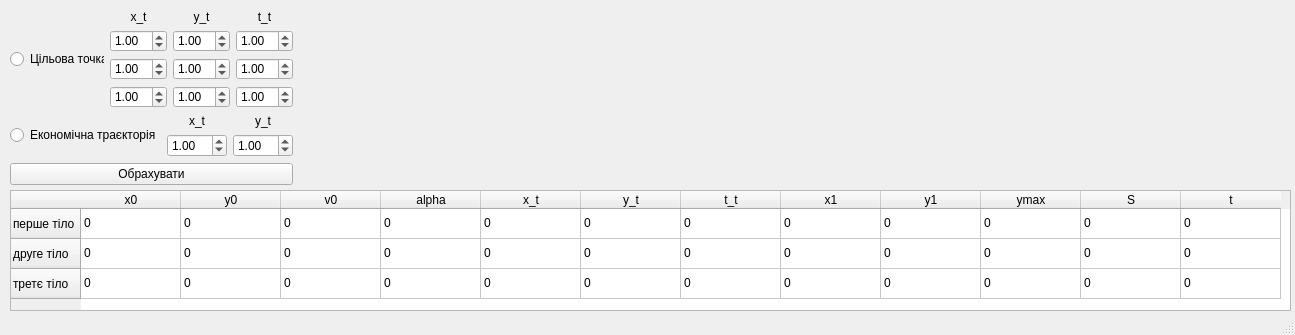
<?xml version="1.0" encoding="UTF-8"?>
<ui version="4.0">
 <class>MainWindow</class>
 <widget class="QMainWindow" name="MainWindow">
  <property name="geometry">
   <rect>
    <x>0</x>
    <y>0</y>
    <width>1295</width>
    <height>335</height>
   </rect>
  </property>
  <property name="windowTitle">
   <string>MainWindow</string>
  </property>
  <widget class="QWidget" name="centralwidget">
   <widget class="QTableWidget" name="tableWidget">
    <property name="geometry">
     <rect>
      <x>10</x>
      <y>190</y>
      <width>1281</width>
      <height>121</height>
     </rect>
    </property>
    <row>
     <property name="text">
      <string>перше тіло</string>
     </property>
    </row>
    <row>
     <property name="text">
      <string>друге тіло</string>
     </property>
    </row>
    <row>
     <property name="text">
      <string>третє тіло</string>
     </property>
    </row>
    <column>
     <property name="text">
      <string>x0</string>
     </property>
    </column>
    <column>
     <property name="text">
      <string>y0</string>
     </property>
    </column>
    <column>
     <property name="text">
      <string>v0</string>
     </property>
    </column>
    <column>
     <property name="text">
      <string>alpha</string>
     </property>
    </column>
    <column>
     <property name="text">
      <string>x_t</string>
     </property>
    </column>
    <column>
     <property name="text">
      <string>y_t</string>
     </property>
    </column>
    <column>
     <property name="text">
      <string>t_t</string>
     </property>
    </column>
    <column>
     <property name="text">
      <string>x1</string>
     </property>
    </column>
    <column>
     <property name="text">
      <string>y1</string>
     </property>
    </column>
    <column>
     <property name="text">
      <string>ymax</string>
     </property>
    </column>
    <column>
     <property name="text">
      <string>S</string>
     </property>
    </column>
    <column>
     <property name="text">
      <string>t</string>
     </property>
    </column>
    <item row="0" column="0">
     <property name="text">
      <string>0</string>
     </property>
    </item>
    <item row="0" column="1">
     <property name="text">
      <string>0</string>
     </property>
    </item>
    <item row="0" column="2">
     <property name="text">
      <string>0</string>
     </property>
    </item>
    <item row="0" column="3">
     <property name="text">
      <string>0</string>
     </property>
    </item>
    <item row="0" column="4">
     <property name="text">
      <string>0</string>
     </property>
    </item>
    <item row="0" column="5">
     <property name="text">
      <string>0</string>
     </property>
    </item>
    <item row="0" column="6">
     <property name="text">
      <string>0</string>
     </property>
    </item>
    <item row="0" column="7">
     <property name="text">
      <string>0</string>
     </property>
    </item>
    <item row="0" column="8">
     <property name="text">
      <string>0</string>
     </property>
    </item>
    <item row="0" column="9">
     <property name="text">
      <string>0</string>
     </property>
    </item>
    <item row="0" column="10">
     <property name="text">
      <string>0</string>
     </property>
    </item>
    <item row="0" column="11">
     <property name="text">
      <string>0</string>
     </property>
    </item>
    <item row="1" column="0">
     <property name="text">
      <string>0</string>
     </property>
    </item>
    <item row="1" column="1">
     <property name="text">
      <string>0</string>
     </property>
    </item>
    <item row="1" column="2">
     <property name="text">
      <string>0</string>
     </property>
    </item>
    <item row="1" column="3">
     <property name="text">
      <string>0</string>
     </property>
    </item>
    <item row="1" column="4">
     <property name="text">
      <string>0</string>
     </property>
    </item>
    <item row="1" column="5">
     <property name="text">
      <string>0</string>
     </property>
    </item>
    <item row="1" column="6">
     <property name="text">
      <string>0</string>
     </property>
    </item>
    <item row="1" column="7">
     <property name="text">
      <string>0</string>
     </property>
    </item>
    <item row="1" column="8">
     <property name="text">
      <string>0</string>
     </property>
    </item>
    <item row="1" column="9">
     <property name="text">
      <string>0</string>
     </property>
    </item>
    <item row="1" column="10">
     <property name="text">
      <string>0</string>
     </property>
    </item>
    <item row="1" column="11">
     <property name="text">
      <string>0</string>
     </property>
    </item>
    <item row="2" column="0">
     <property name="text">
      <string>0</string>
     </property>
    </item>
    <item row="2" column="1">
     <property name="text">
      <string>0</string>
     </property>
    </item>
    <item row="2" column="2">
     <property name="text">
      <string>0</string>
     </property>
    </item>
    <item row="2" column="3">
     <property name="text">
      <string>0</string>
     </property>
    </item>
    <item row="2" column="4">
     <property name="text">
      <string>0</string>
     </property>
    </item>
    <item row="2" column="5">
     <property name="text">
      <string>0</string>
     </property>
    </item>
    <item row="2" column="6">
     <property name="text">
      <string>0</string>
     </property>
    </item>
    <item row="2" column="7">
     <property name="text">
      <string>0</string>
     </property>
    </item>
    <item row="2" column="8">
     <property name="text">
      <string>0</string>
     </property>
    </item>
    <item row="2" column="9">
     <property name="text">
      <string>0</string>
     </property>
    </item>
    <item row="2" column="10">
     <property name="text">
      <string>0</string>
     </property>
    </item>
    <item row="2" column="11">
     <property name="text">
      <string>0</string>
     </property>
    </item>
   </widget>
   <widget class="QWidget" name="layoutWidget">
    <property name="geometry">
     <rect>
      <x>10</x>
      <y>10</y>
      <width>283</width>
      <height>175</height>
     </rect>
    </property>
    <layout class="QVBoxLayout" name="verticalLayout_6">
     <item>
      <layout class="QHBoxLayout" name="horizontalLayout">
       <item>
        <widget class="QRadioButton" name="radioButton">
         <property name="text">
          <string>Цільова точка</string>
         </property>
        </widget>
       </item>
       <item>
        <layout class="QVBoxLayout" name="verticalLayout_3">
         <item>
          <widget class="QLabel" name="label">
           <property name="text">
            <string>&lt;html&gt;&lt;head/&gt;&lt;body&gt;&lt;p align=&quot;center&quot;&gt;x_t&lt;/p&gt;&lt;/body&gt;&lt;/html&gt;</string>
           </property>
          </widget>
         </item>
         <item>
          <widget class="QDoubleSpinBox" name="doubleSpinBox">
           <property name="value">
            <double>1.000000000000000</double>
           </property>
          </widget>
         </item>
         <item>
          <widget class="QDoubleSpinBox" name="doubleSpinBox_4">
           <property name="value">
            <double>1.000000000000000</double>
           </property>
          </widget>
         </item>
         <item>
          <widget class="QDoubleSpinBox" name="doubleSpinBox_7">
           <property name="value">
            <double>1.000000000000000</double>
           </property>
          </widget>
         </item>
        </layout>
       </item>
       <item>
        <layout class="QVBoxLayout" name="verticalLayout_2">
         <item>
          <widget class="QLabel" name="label_3">
           <property name="text">
            <string>&lt;html&gt;&lt;head/&gt;&lt;body&gt;&lt;p align=&quot;center&quot;&gt;y_t&lt;/p&gt;&lt;/body&gt;&lt;/html&gt;</string>
           </property>
          </widget>
         </item>
         <item>
          <widget class="QDoubleSpinBox" name="doubleSpinBox_2">
           <property name="value">
            <double>1.000000000000000</double>
           </property>
          </widget>
         </item>
         <item>
          <widget class="QDoubleSpinBox" name="doubleSpinBox_5">
           <property name="value">
            <double>1.000000000000000</double>
           </property>
          </widget>
         </item>
         <item>
          <widget class="QDoubleSpinBox" name="doubleSpinBox_8">
           <property name="value">
            <double>1.000000000000000</double>
           </property>
          </widget>
         </item>
        </layout>
       </item>
       <item>
        <layout class="QVBoxLayout" name="verticalLayout">
         <item>
          <widget class="QLabel" name="label_4">
           <property name="text">
            <string>&lt;html&gt;&lt;head/&gt;&lt;body&gt;&lt;p align=&quot;center&quot;&gt;t_t&lt;/p&gt;&lt;/body&gt;&lt;/html&gt;</string>
           </property>
          </widget>
         </item>
         <item>
          <widget class="QDoubleSpinBox" name="doubleSpinBox_3">
           <property name="value">
            <double>1.000000000000000</double>
           </property>
          </widget>
         </item>
         <item>
          <widget class="QDoubleSpinBox" name="doubleSpinBox_6">
           <property name="value">
            <double>1.000000000000000</double>
           </property>
          </widget>
         </item>
         <item>
          <widget class="QDoubleSpinBox" name="doubleSpinBox_9">
           <property name="value">
            <double>1.000000000000000</double>
           </property>
          </widget>
         </item>
        </layout>
       </item>
      </layout>
     </item>
     <item>
      <layout class="QHBoxLayout" name="horizontalLayout_2">
       <item>
        <widget class="QRadioButton" name="radioButton_2">
         <property name="text">
          <string>Економічна траєкторія</string>
         </property>
        </widget>
       </item>
       <item>
        <layout class="QVBoxLayout" name="verticalLayout_5">
         <item>
          <widget class="QLabel" name="label_2">
           <property name="text">
            <string>&lt;html&gt;&lt;head/&gt;&lt;body&gt;&lt;p align=&quot;center&quot;&gt;x_t&lt;/p&gt;&lt;/body&gt;&lt;/html&gt;</string>
           </property>
          </widget>
         </item>
         <item>
          <widget class="QDoubleSpinBox" name="doubleSpinBox_10">
           <property name="value">
            <double>1.000000000000000</double>
           </property>
          </widget>
         </item>
        </layout>
       </item>
       <item>
        <layout class="QVBoxLayout" name="verticalLayout_4">
         <item>
          <widget class="QLabel" name="label_5">
           <property name="text">
            <string>&lt;html&gt;&lt;head/&gt;&lt;body&gt;&lt;p align=&quot;center&quot;&gt;y_t&lt;/p&gt;&lt;/body&gt;&lt;/html&gt;</string>
           </property>
          </widget>
         </item>
         <item>
          <widget class="QDoubleSpinBox" name="doubleSpinBox_11">
           <property name="value">
            <double>1.000000000000000</double>
           </property>
          </widget>
         </item>
        </layout>
       </item>
      </layout>
     </item>
     <item>
      <widget class="QPushButton" name="pushButton">
       <property name="text">
        <string>Обрахувати</string>
       </property>
      </widget>
     </item>
    </layout>
   </widget>
  </widget>
  <widget class="QStatusBar" name="statusbar"/>
 </widget>
 <resources/>
 <connections/>
</ui>
